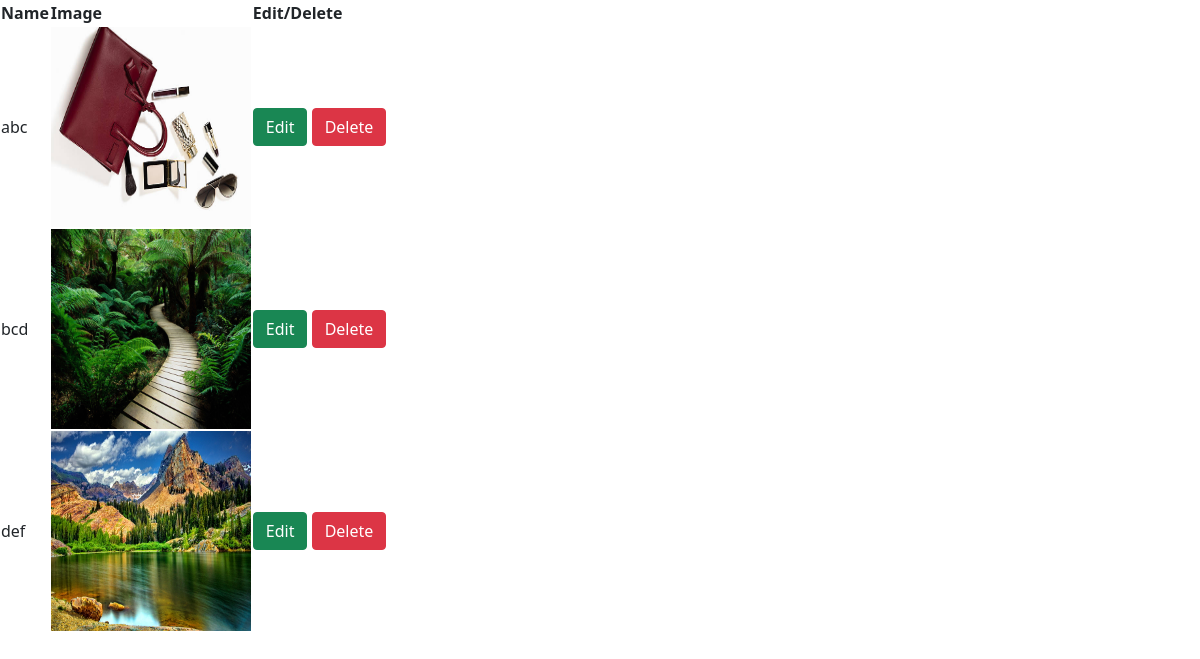
/newapp/filedisplay/, run on the app's committed database.
### newapp/models.py (models this page shows, shortened)
class filemodel(models.Model):
    itemname=models.CharField(max_length=20)
    image=models.FileField(upload_to='newapp/static')

### newapp/views.py (the view)
# urls.py: path('filedisplay/',filedisplay),
def filedisplay(request):
    a=filemodel.objects.all()
    li=[]
    name=[]
    id=[]
    for i in a:
        id1=i.id
        id.append(id1)
        img=i.image
        li.append(str(img).split('/')[-1])
        nm=i.itemname
        name.append(nm)
    mylist=zip(li,name,id)
    return render(request,'filedisplay.html',{'list':mylist})

### newapp/templates/filedisplay.html (shortened to what this page needs)
<!DOCTYPE html>
<html lang="en">
{% load static %}
<head>
    <link href="https://cdn.jsdelivr.net/npm/bootstrap@5.0.2/dist/css/bootstrap.min.css" rel="stylesheet">
</head>
<body>
<table>
    <tr>
        <th>Name</th>
        <th>Image</th>
        <th>Edit/Delete</th>
    </tr>
    {% for i,j,l in list %}
    <tr>
        <td>{{j}}</td>
        <td><img src="{% static i %}" height="200px" width="200px"></td>
        <td>
            <a href="http://127.0.0.1:8000/newapp/edit1/{{l}}" class="btn btn-success">Edit</a>
            <a href="http://127.0.0.1:8000/newapp/delete1/{{l}}" class="btn btn-danger">Delete</a>
        </td>
    </tr>
    {% endfor %}
</table>
</body>
</html>

### data on the page
filemodel: list "abc"
filemodel: list "bcd"
filemodel: list "def"
